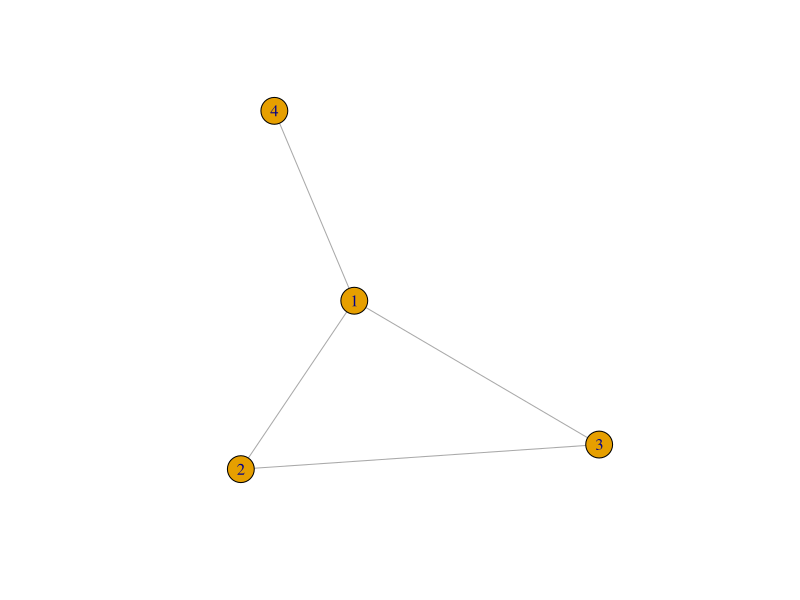

Recreate this plot in R.
install.packages("igraph",dependencies = T)
library(igraph)
#-------------------------------------------------
#Creamos el grafo no dirigido(si no pones nada sale dirigido por defecto)
g<-graph(c(1,2, 2,3, 1,3, 1,4),directed=FALSE)
#Lo representamos
plot(g)

#Estudiamos si es conexo
is.connected(g)

#Cuantos vertices
length(V(g))

#Quienes son los vertices
V(g)

#Quienes son los aristas
E(g)

#Nombres, Peso, Color a los vertices
V(g)$name<-c("Ana","Diego","Sebas","Manolo")
V(g)$weight<-c(2,6.2,7.1,4)
V(g)$color<-c("green","gray","red","purple")





